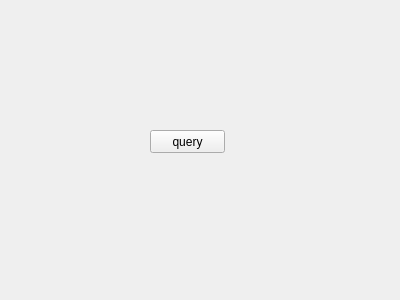
<?xml version="1.0" encoding="UTF-8"?>
<ui version="4.0">
 <class>Widget</class>
 <widget class="QWidget" name="Widget">
  <property name="geometry">
   <rect>
    <x>0</x>
    <y>0</y>
    <width>400</width>
    <height>300</height>
   </rect>
  </property>
  <property name="windowTitle">
   <string>Widget</string>
  </property>
  <widget class="QPushButton" name="pushButton">
   <property name="geometry">
    <rect>
     <x>150</x>
     <y>130</y>
     <width>75</width>
     <height>23</height>
    </rect>
   </property>
   <property name="text">
    <string>query</string>
   </property>
  </widget>
 </widget>
 <layoutdefault spacing="6" margin="11"/>
 <resources/>
 <connections/>
</ui>
